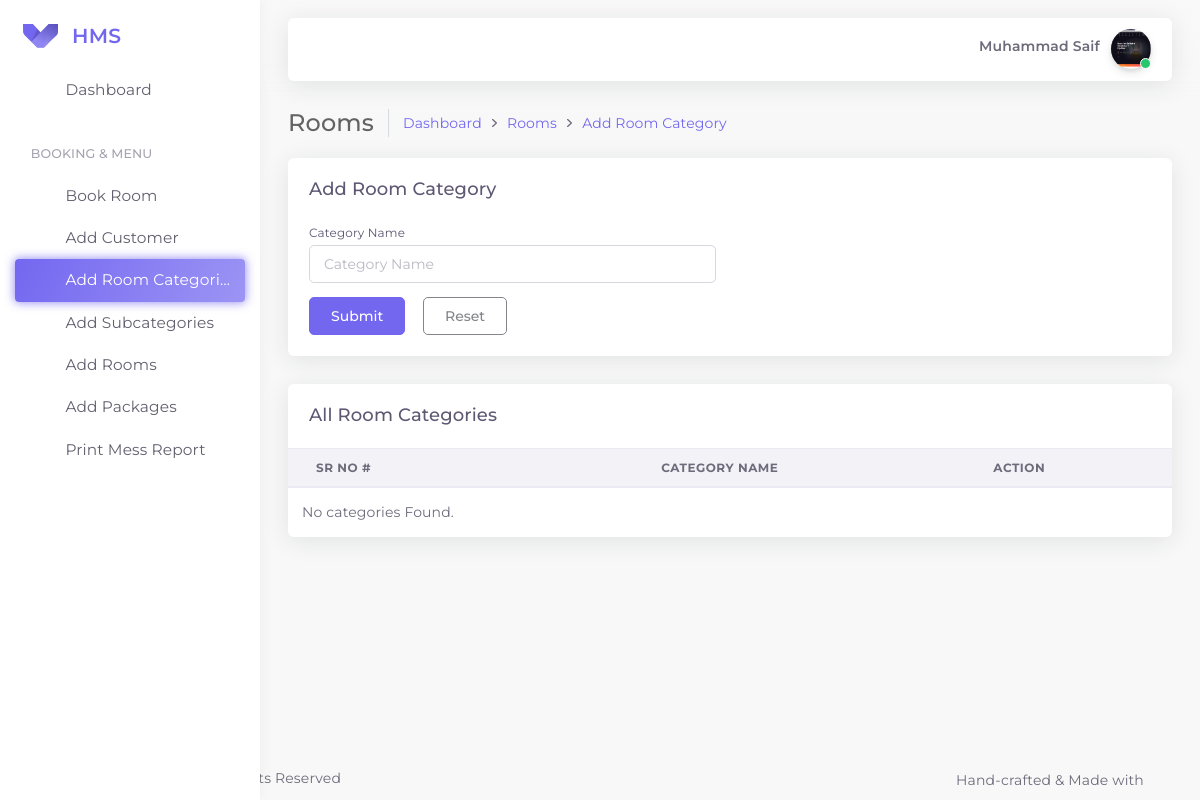
/themes/pages/addroomcategory.php (signed in), run on an earlier commit of the app's database.
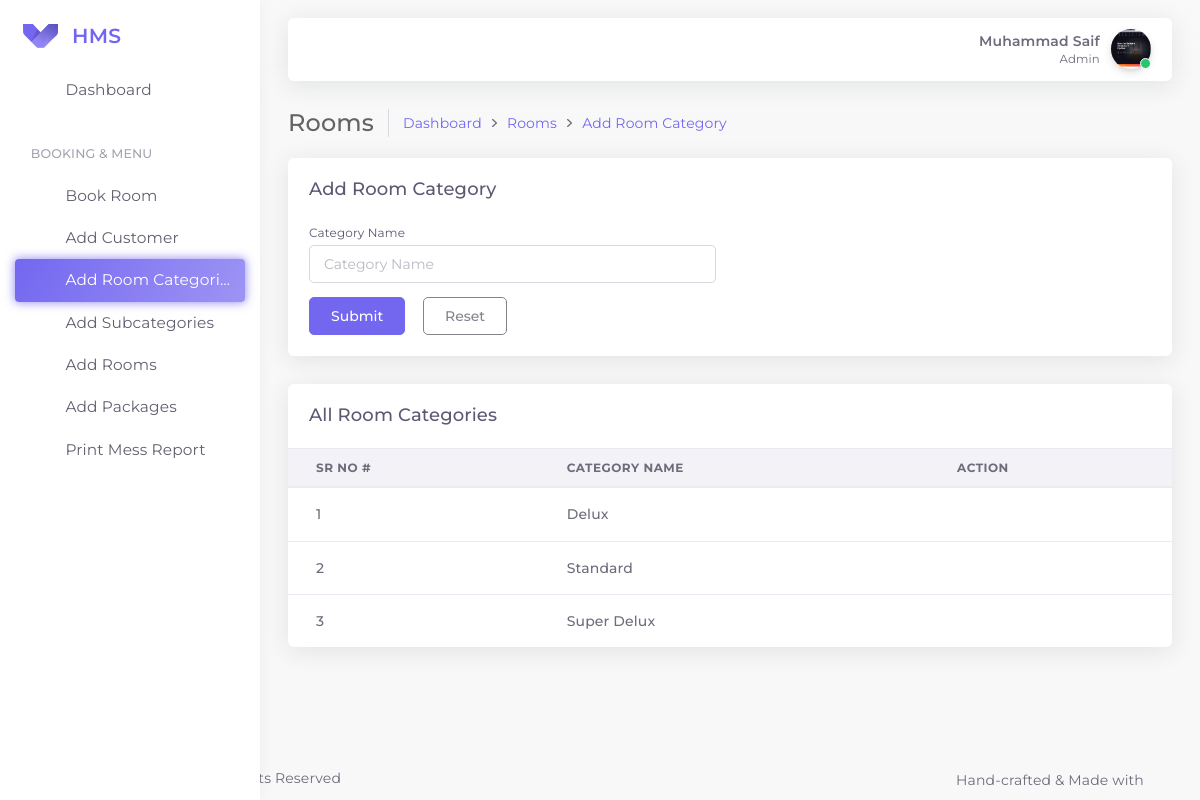
And on a later commit of the database.
### tables this page shows
CREATE TABLE `hms_rooms_categories` (
  `rcid` int(11) NOT NULL,
  `category_name` varchar(100) NOT NULL,
  `created_at` datetime NOT NULL DEFAULT current_timestamp()
);

### app-assets/classes/Rooms.php (called while the page is built, shortened)
<?php
class Rooms
{
    protected $conn;
    public function __construct($conn)
    {
        $this->conn = $conn;
    }
    public function get_room_categories()
    {
        $stmt = $this->conn->prepare("SELECT * FROM hms_rooms_categories");
        $stmt->execute();
        $stmt->setFetchMode(PDO::FETCH_ASSOC);
        $categories = $stmt->fetchAll();
        if ($categories) {
            return $categories;
        } else {
            return false;
        }
    }
}

### app-assets/includes/getcategory.php (the view, shortened to what this page needs)
<?php
$db = new DbConnect;
$conn = $db->DbConnection();
$rooms = new Rooms($conn);
$categories = $rooms->get_room_categories();
?>
<div class="row" id="basic-table">
    <div class="col-12">
        <div class="card">
            <div class="card-header">
                <h4 class="card-title">All Room Categories</h4>
            </div>
            <div class="table-responsive">
                <table class="table">
                    <thead>
                        <tr>
                            <th>Sr No #</th>
                            <th>Category Name</th>
                            <th>Action</th>
                        </tr>
                    </thead>
                    <tbody>
                        <?php
                        if ($categories) {
                            foreach ($categories as $category) {
                                echo '<tr>
                            <td>
                                <span class="font-weight-bold">' . $category["rcid"] . '</span>
                            </td>
                            <td class="font-weight-bold">' . $category["category_name"] . '</td>
                            <td>
                                <div class="dropdown">
                                    <button type="button" class="btn btn-sm dropdown-toggle hide-arrow" data-toggle="dropdown">
                                        <i data-feather="more-vertical"></i>
                                    </button>
                                    <div class="dropdown-menu">
                                        <a class="dropdown-item" href="javascript:void(0);">
                                            <button type="button" class="btn btn-outline-primary btnedit" data-toggle="modal" data-target="#inlineForm">
                                                <i data-feather="edit-2" class="mr-50"></i>
                                                <span>Edit</span>
                                            </button>
                                        </a>
                                        <a class="dropdown-item" href="javascript:void(0);">
                                            <button type="button" class="btn btn-outline-danger btndelete" data-toggle="modal" data-target="#DeleteForm">
                                                <i data-feather="trash" class="mr-50"></i>
                                                <span>Delete</span>
                                            </button>
                                        </a>
                                    </div>
                                </div>
                            </td>
                        </tr>';
                            }
                        } else {
                            echo "<tr><td class='p-1'> No categories Found.</td><tr>";
                        }
                        ?>
                    </tbody>
                </table>
            </div>
        </div>
    </div>
</div>

### app-assets/includes/navbar.php (shortened to what this page needs)
<nav class="header-navbar navbar navbar-expand-lg align-items-center floating-nav navbar-light navbar-shadow">
    <div class="navbar-container d-flex content">
        <div class="bookmark-wrapper d-flex align-items-center">
            <ul class="nav navbar-nav">
                <li class="nav-item d-none d-lg-block"><a class="nav-link bookmark-star"><i class="ficon text-warning" data-feather="star"></i></a>
                </li>
            </ul>
        </div>
        <ul class="nav navbar-nav align-items-center ml-auto">
            <li class="nav-item d-block"><a class="nav-link nav-link-style"><i class="ficon" data-feather="moon"></i></a></li>
            <li class="nav-item nav-search"><a class="nav-link nav-link-search"><i class="ficon" data-feather="search"></i></a>
            </li>
            <li class="nav-item dropdown dropdown-user"><a class="nav-link dropdown-toggle dropdown-user-link" id="dropdown-user" href="javascript:void(0);" data-toggle="dropdown" aria-haspopup="true" aria-expanded="false">
                    <div class="user-nav d-sm-flex d-none"><span class="user-name font-weight-bolder"><?php echo $_SESSION["full_name"]?></span><span class="user-status"><?php echo $_SESSION["role_id"]?></span></div><span class="avatar"><img class="round" src="../uploads/<?php echo $_SESSION["profile_pic"]?>" alt="avatar" height="40" width="40"><span class="avatar-status-online"></span></span>
                </a>
            </li>
        </ul>
    </div>
</nav>

What changed in the data, as far as the page shows it:
added hms_rooms_categories: rcid "1", category_name "Delux"
added hms_rooms_categories: rcid "2", category_name "Standard"
added hms_rooms_categories: rcid "3", category_name "Super Delux"
Also different on the page:
$_SESSION["role_id"]: (not shown) → "Admin"
text no longer shown: "No categories Found."
